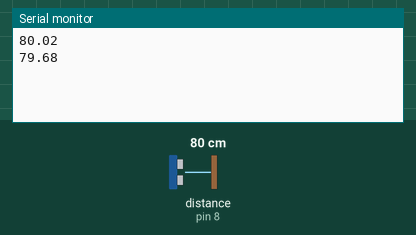
Simulated run of this sketch. Board: Arduino Uno, built with avr-gcc and run on an emulated ATmega328P. Parts: the last lines printed to the serial monitor. Wiring (inferred from the names in the program): ultrasonic range finder: trigger pin 7; echo pin 8. Inputs (shaded band) come from the test bench; at power-on: distance to the obstacle (sensor on pin 8) 80 cm. The echo pulse lasts 58.3 µs per cm.

Above: at 1.8 s.
1.9 s: distance to the obstacle (sensor on pin 8) set to 2 cm
At 2.8 s:
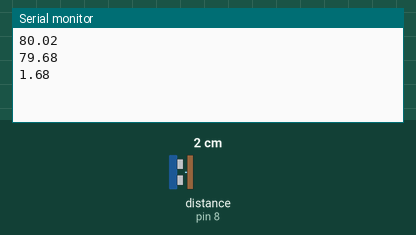
3.4 s: distance to the obstacle (sensor on pin 8) set to 4 cm
At 4.7 s:
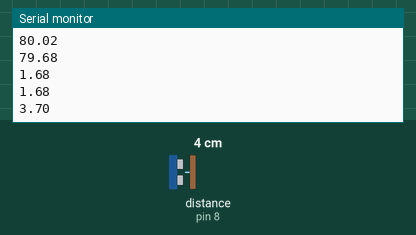
Timing chart, 0 to 6.4 s (numbered marks = the images above; inputs shaded):
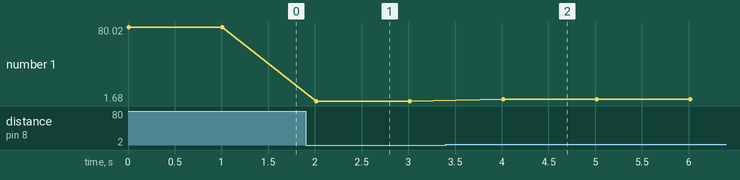

Measured:
- after the input at 1.9 s, the serial monitor: prints a new line after 0.11 s (image 1)
- after the input at 3.4 s, the serial monitor: prints a new line after 0.61 s (image 2)
- plotted number 1: 79.68 → 1.68 after the input at 1.9 s, 1.68 → 3.7 after the input at 3.4 s

The sketch:

SensorDistancia.ino
```cpp
long tiempo;
int triger = 7;
int echo = 8;
float dist;


void setup() {
pinMode(triger, OUTPUT);
pinMode(echo, INPUT);

Serial.begin(9600);

}

void loop() {

  digitalWrite(triger, HIGH);
  delayMicroseconds(10);

  digitalWrite(triger, LOW);
  tiempo=(pulseIn(echo,HIGH)/2);
  dist = float(tiempo * 0.0343);
  Serial.println(dist);
  delay(1000);

}
```
